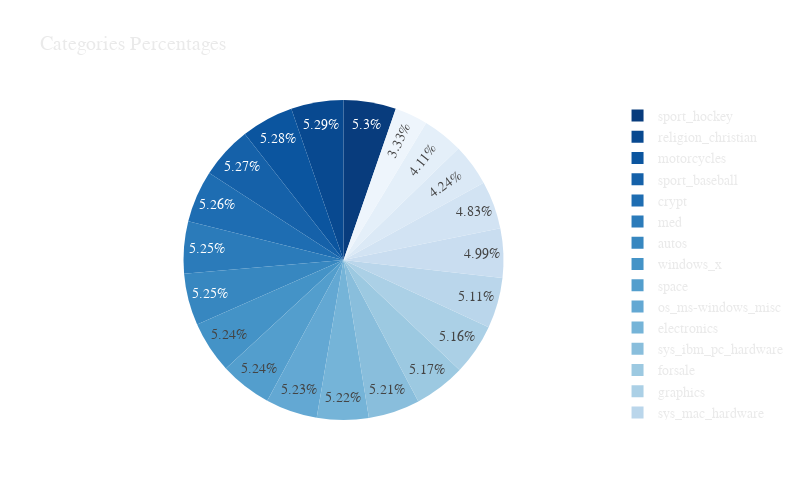

This figure's notebook cell:
### Markdown cell above
Use a pie chart to the percentages of articles for each category:

### Code cell
blue_palette = get_n_color_palette('Blues', 20, True)

fig = px.pie(data_frame=categories_statistics_df, names='category', values='count',
            color_discrete_sequence=blue_palette, title='Categories Percentages',
            width=800, height=500)

fig.update_layout({
    'plot_bgcolor': 'rgba(0, 0, 0, 0)',
    'paper_bgcolor': 'rgba(0, 0, 0, 0)',
    'font': {
        'family': "Courier New, monospace",
        'size': 14,
        'color': "#eaeaea"   
    }
})

fig.show()

### Figure 1 — Plotly figure (JSON) as saved in the notebook; plotly's stock layout.template omitted (floating-point values rounded to 4 significant figures)
{"data": [{"domain": {"x": [0, 1], "y": [0, 1]}, "hoverlabel": {"namelength": 0}, "hovertemplate": "category=%{label}<br>count=%{value}", "labels": ["sport_hockey", "religion_christian", "motorcycles", "sport_baseball", "crypt", "med", "autos", "windows_x", "space", "os_ms-windows_misc", "electronics", "sys_ibm_pc_hardware", "forsale", "graphics", "sys_mac_hardware", "politics_mideast", "politics_guns", "atheism", "politics_misc", "religion_misc"], "legendgroup": "", "name": "", "showlegend": true, "type": "pie", "values": [999, 997, 996, 994, 991, 990, 990, 988, 987, 985, 984, 982, 975, 973, 963, 940, 910, 799, 775, 628]}], "layout": {"font": {"color": "#eaeaea", "family": "Courier New, monospace", "size": 14}, "height": 500, "legend": {"tracegroupgap": 0}, "paper_bgcolor": "rgba(0, 0, 0, 0)", "piecolorway": ["#083c7d", "#084990", "#0b559f", "#1561a9", "#1e6db2", "#2b7bba", "#3787c0", "#4493c7", "#539ecd", "#63a8d3", "#75b4d8", "#89bedc", "#9cc9e1", "#abd0e6", "#bad6eb", "#c9ddf0", "#d2e3f3", "#dbe9f6", "#e4eff9", "#eef5fc"], "plot_bgcolor": "rgba(0, 0, 0, 0)", "title": {"text": "Categories Percentages"}, "width": 800}}
